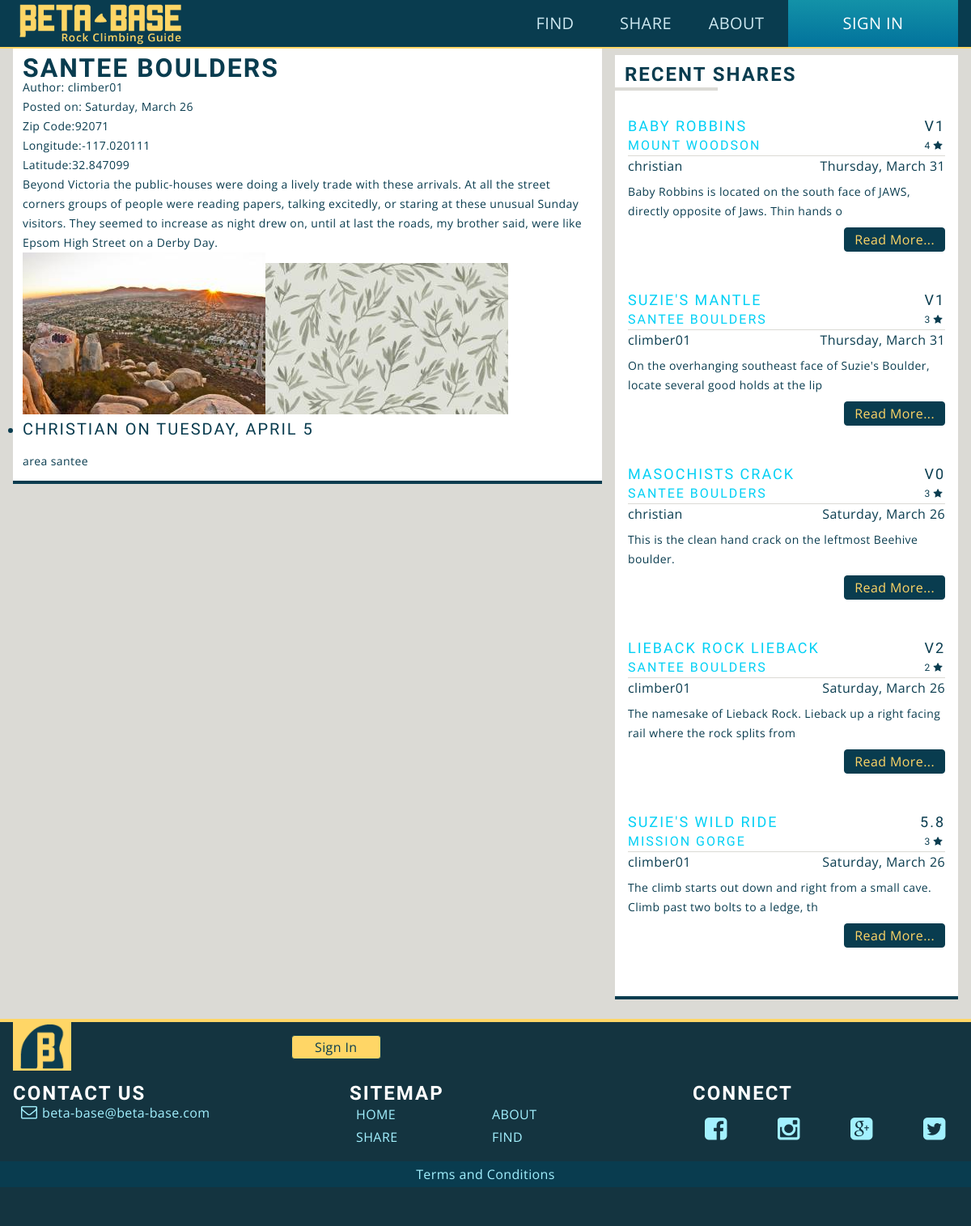
Before: /single-area.php?area_id=1 (signed in) with the older database file.
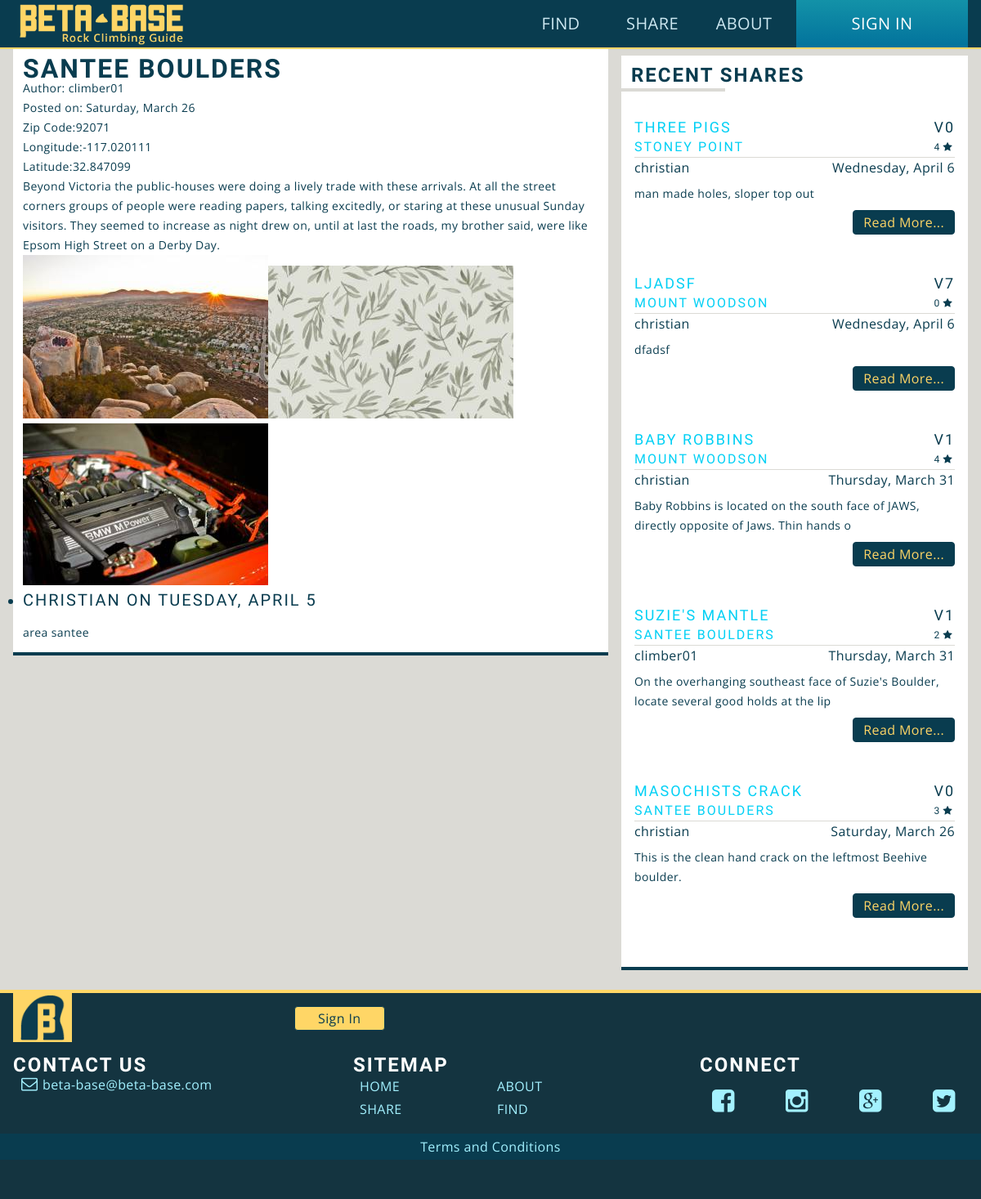
After: the same page with the newer database file.
### tables this page shows
CREATE TABLE IF NOT EXISTS `climbs` (
  `climb_id` mediumint(9) NOT NULL,
  `name` varchar(50) NOT NULL,
  `description` text NOT NULL,
  `date` datetime NOT NULL,
  `user_id` mediumint(9) NOT NULL,
  `area_id` mediumint(9) NOT NULL,
  `type` varchar(20) NOT NULL,
  `v_grade` varchar(3) DEFAULT NULL,
  `y_grade` varchar(5) DEFAULT NULL,
  `is_approved` tinyint(1) NOT NULL
);

CREATE TABLE IF NOT EXISTS `areas` (
  `area_id` mediumint(9) NOT NULL,
  `title` varchar(50) NOT NULL,
  `description` text NOT NULL,
  `date` datetime NOT NULL,
  `longitude` float(10,6) NOT NULL,
  `latitude` float(10,6) NOT NULL,
  `zipcode` mediumint(9) NOT NULL,
  `user_id` mediumint(9) NOT NULL,
  `is_approved` tinyint(1) NOT NULL
);

CREATE TABLE IF NOT EXISTS `users` (
  `user_id` mediumint(9) NOT NULL,
  `username` varchar(50) NOT NULL,
  `password` varchar(40) NOT NULL,
  `email` varchar(254) NOT NULL,
  `user_pic` text,
  `is_admin` tinyint(1) NOT NULL,
  `bio` text,
  `date_joined` datetime NOT NULL,
  `secret_key` varchar(40) NOT NULL
);

CREATE TABLE IF NOT EXISTS `images` (
  `image_id` mediumint(9) NOT NULL,
  `image` text,
  `user_id` mediumint(9) NOT NULL,
  `area_id` mediumint(9) DEFAULT NULL,
  `climb_id` mediumint(9) DEFAULT NULL,
  `is_approved` tinyint(1) NOT NULL
);

CREATE TABLE IF NOT EXISTS `comments` (
  `comment_id` mediumint(9) NOT NULL,
  `body` text NOT NULL,
  `user_id` mediumint(9) NOT NULL,
  `date` datetime NOT NULL,
  `is_approved` tinyint(1) NOT NULL,
  `area_id` mediumint(9) NOT NULL,
  `climb_id` mediumint(9) NOT NULL
);

### aside.php (the view, shortened to what this page needs)
<?php
	require('db-config.php');
	include_once('functions.php');
?>
	<aside>
		<section class="module secondary">
			<h4 class="bar_underline">Recent Shares</h4>
<?php
$query = "SELECT climbs.name, climbs.climb_id, climbs.description, climbs.v_grade, climbs.y_grade, climbs.date, areas.area_id, areas.title, users.username
			 FROM climbs, areas, users
			 WHERE areas.is_approved = 1
			 AND climbs.is_approved = 1
			 AND climbs.area_id = areas.area_id
			 AND climbs.user_id = users.user_id
			 ORDER BY climbs.date DESC
			 LIMIT 5";
	$result = $db->query($query);
	if($result->num_rows >= 1){
 ?>
			<?php while($row = $result->fetch_assoc() ){
			$climb_id = $row['climb_id']; ?>
			<article class="cf">
				<h5><a href="single-climb.php?climb_id=<?php echo $climb_id; ?>"><?php echo $row['name']; ?></a><span><?php
						if($row['v_grade'] == NULL){
							echo $row['y_grade'];
						}else{
							echo $row['v_grade'];
						}
					?></span></h5>
				<h6><a href="single-area.php?area_id=<?php echo $row['area_id']; ?>"><?php echo $row['title']; ?></a>
				<span class="ratings"><?php
				$rating_query = "SELECT AVG(rating) AS average FROM ratings WHERE climb_id = $climb_id";
				$rating_result = $db->query($rating_query);
				$rating_row = $rating_result->fetch_assoc();
				echo round($rating_row['average']);
				 ?><span class="icon-star"></span></span></h6>
				<p><?php echo $row['username']; ?><span><?php echo nice_date($row['date']); ?></span></p>
				<p><?php echo substr($row['description'], 0, 90); ?></p>
				<a href="#" class="btn">Read More...</a>
			</article>
<?php
		}
	}
	else{
		echo 'No posts found';
	}
?>
</section>
	</aside>

### header.php (shortened to what this page needs)
<!DOCTYPE html>
<html>
<head>
	<link rel="stylesheet" type="text/css" href="css/reset.css">
	<link href="font/css/beta-base.css" rel="stylesheet" type="text/css" />
	<link rel="stylesheet" type="text/css" href="css/main.css">
</head>
<body class="cf">
<header class="cf">
	<div class="maincontainer">
		<h1><a href="index.php"><span>Beta-Base - Rock Climbing Guide</span></a></h1>
		<nav class="main-nav cf" role="navigation">
			<ul>
				<li><a href="<?php
				if(defined('IS_LOGGED_IN')==true){
						echo "admin/index.php";
					}else{
						echo "signin.php";
					}
				 ?>" class="<?php
				if($thisPage == "signin"){
					echo "currentpage";
					}
					?>"><?php
					if(defined('IS_LOGGED_IN')==true){
						echo "My Account";
					}else{
						echo "Sign In";
					}
				 ?></a></li>
				<li><a href="about.php" class="<?php if($thisPage == "about"){
					echo "currentpage";
					} ?>">About</a></li>
				<li><a href="share.php" class="<?php if($thisPage == "share"){
					echo "currentpage";
					} ?>">Share</a></li>
				<li><a href="find.php" class="<?php if($thisPage == "find"){
					echo "currentpage";
					} ?>">Find</a></li>
			</ul>
		</nav>
	</div>
</header>

### single-area.php (shortened to what this page needs)
<?php
	include('userheader.php');
	$area_id = $_GET['area_id'];
	include('header.php');
?>
<div class="maincontainer">
	<main>
		<section class="module">
		<?php
			$query = "SELECT areas.title, areas.description, areas.date, areas.zipcode, areas.longitude, areas.latitude, climbs.name,	areas.user_id, climbs.type, climbs.v_grade, climbs.y_grade, users.username
					FROM users, areas, climbs
					WHERE climbs.is_approved = 1
					AND areas.is_approved = 1
					AND users.user_id = areas.user_id
					AND areas.area_id = climbs.area_id
					AND areas.area_id = $area_id
					ORDER BY climbs.date DESC
					LIMIT 1";
			$result = $db->query($query);
			if($result->num_rows >= 1){
			while($row = $result->fetch_assoc() ){
			?>
				<h2><?php echo $row['title']; ?></h2>
				<div>
					<p>Author: <?php echo $row['username']; ?></p>
					<p>Posted on: <?php echo nice_date($row['date']);?></p>
					<p>Zip Code:<?php echo $row['zipcode']; ?></p>
					<p>Longitude:<?php echo $row['longitude']; ?></p>
					<p>Latitude:<?php echo $row['latitude']; ?></p>
					<p><?php echo $row['description']; ?></p>
				</div>
			<?php
				}
				show_pic_area($area_id, 'medium');
				$query = "SELECT  comments.body, users.username, comments.date, users.user_id
							 FROM comments, users
							 WHERE comments.area_id = $area_id
							 AND users.user_id = comments.user_id
							 AND comments.is_approved = 1
							 ORDER BY date DESC";
			 	$result = $db->query($query);
			 	if( $result->num_rows >= 1){
			?>
			<ul>
				<?php while( $row = $result->fetch_assoc() ){ ?>
				<li>
					<h3><?php echo $row['username']; ?>
					on <?php echo nice_date($row['date']); ?></h3>
					<p><?php echo $row['body'] ?></p>
				</li>
				<?php }
				$result->free() ?>
			</ul>
			<?php
				}
				else{
					echo '<h4>No comments found</h4>';
				}
			}
			else{
				echo 'No climbs found';
			}
			?>
		</section>
	</main>
	<?php include('aside.php'); ?>
</div>
<?php include('footer.php'); ?>

### functions.php (shortened to what this page needs)
<?php
function nice_date( $datetime ){
	$date = new DateTime( $datetime );
	return $date->format('l,  F j');
}
function show_pic_area( $area_id, $size = 'thumb'){
	global $db;
	$query = "SELECT image
				 FROM images
				 WHERE area_id = $area_id";
	$result = $db->query($query);
	if($result->num_rows >= 1){
		while($row = $result->fetch_assoc() ){
			echo '<img class="thumb" src="' . ROOT_URL . '/uploads/'. $row['image'] . '_' . $size . '.jpg" alt="image">';
		}
	}else{
		echo 'there are no images';
	}
}

### footer.php (shortened to what this page needs)
	<footer>
		<div class="maincontainer">
			<div class="logo cf">
				<h2><a href="#"><span>Beta-Base Rock Climbing Guide</span></a></h2>
				<span class="btncontainer">
					<a class="btn" href="<?php
					if(defined('IS_LOGGED_IN')){
							echo "admin/index.php";
						}else{
							echo "signin.php";
						}
					 ?>" class="<?php
					 if(defined('IS_LOGGED_IN')){
						echo "currentpage";
						}
						?>"><?php
						if(defined('IS_LOGGED_IN')){
							echo "My Account";
						}else{
							echo "Sign In";
						}
					 ?></a>
				</span>
			</div>
			<div class="contact">
				<h4>CONTACT US</h4>
				<a href="mailto:someone@example.com?Subject=Hello%20again" target="_top" class="icon-mail">beta-base@beta-base.com</a>
			</div>
			<div class="sitemap">
				<h4>SITEMAP</h4>
				<nav>
					<ul class="cf">
						<li><a href="index.php" class="<?php if($thisPage == "home"){
							echo "currentpage";
							} ?>">HOME</a></li>
						<li><a href="about.php" class="<?php if($thisPage == "about"){
							echo "currentpage";
							} ?>">ABOUT</a></li>
						<li><a href="share.php" class="<?php if($thisPage == "share"){
							echo "currentpage";
							} ?>">SHARE</a></li>
						<li><a href="find.php" class="<?php if($thisPage == "find"){
							echo "currentpage";
							} ?>">FIND</a></li>
					</ul>
				</nav>
			</div>
			<nav class="social-nav">
				<h4>CONNECT</h4>
				<ul class="cf">
					<li><a href="#"class="icon-f"></a></li>
					<li><a href="#"class="icon-i"></a></li>
					<li><a href="#"class="icon-g"></a></li>
					<li><a href="#"class="icon-t"></a></li>
				</ul>
			</nav>
			</div>
			<a href="terms.php" class="terms <?php if($thisPage == "terms"){
					echo "currentpage";
					} ?>">Terms and Conditions</a>
	</footer>
</body>
</html>

Changed rows visible on the page:
no longer on this page (row unchanged): climbs: name "LIEBACK ROCK LIEBACK", v_grade "V2", area.title "SANTEE BOULDERS", average "2", user.username "climber01", date "Saturday, March 26", description "The namesake of Lieback Rock. Lieback up a right facing rail where the rock splits from", shown under "RECENT SHARES"
no longer on this page (row unchanged): climbs: name "SUZIE'S WILD RIDE", y_grade "5.8", area.title "MISSION GORGE", average "3", user.username "climber01", date "Saturday, March 26", description "The climb starts out down and right from a small cave. Climb past two bolts to a ledge, th", shown under "RECENT SHARES"
computed for climbs "SUZIE'S MANTLE": average "3" → "2"
added images: image (picture)
added climbs: name "THREE PIGS", v_grade "V0", area.title "STONEY POINT", average "4", user.username "christian", date "Wednesday, April 6", description "man made holes, sloper top out", shown under "RECENT SHARES"
added climbs: name "LJADSF", v_grade "V7", area.title "MOUNT WOODSON", average "0", user.username "christian", date "Wednesday, April 6", description "dfadsf", shown under "RECENT SHARES"
